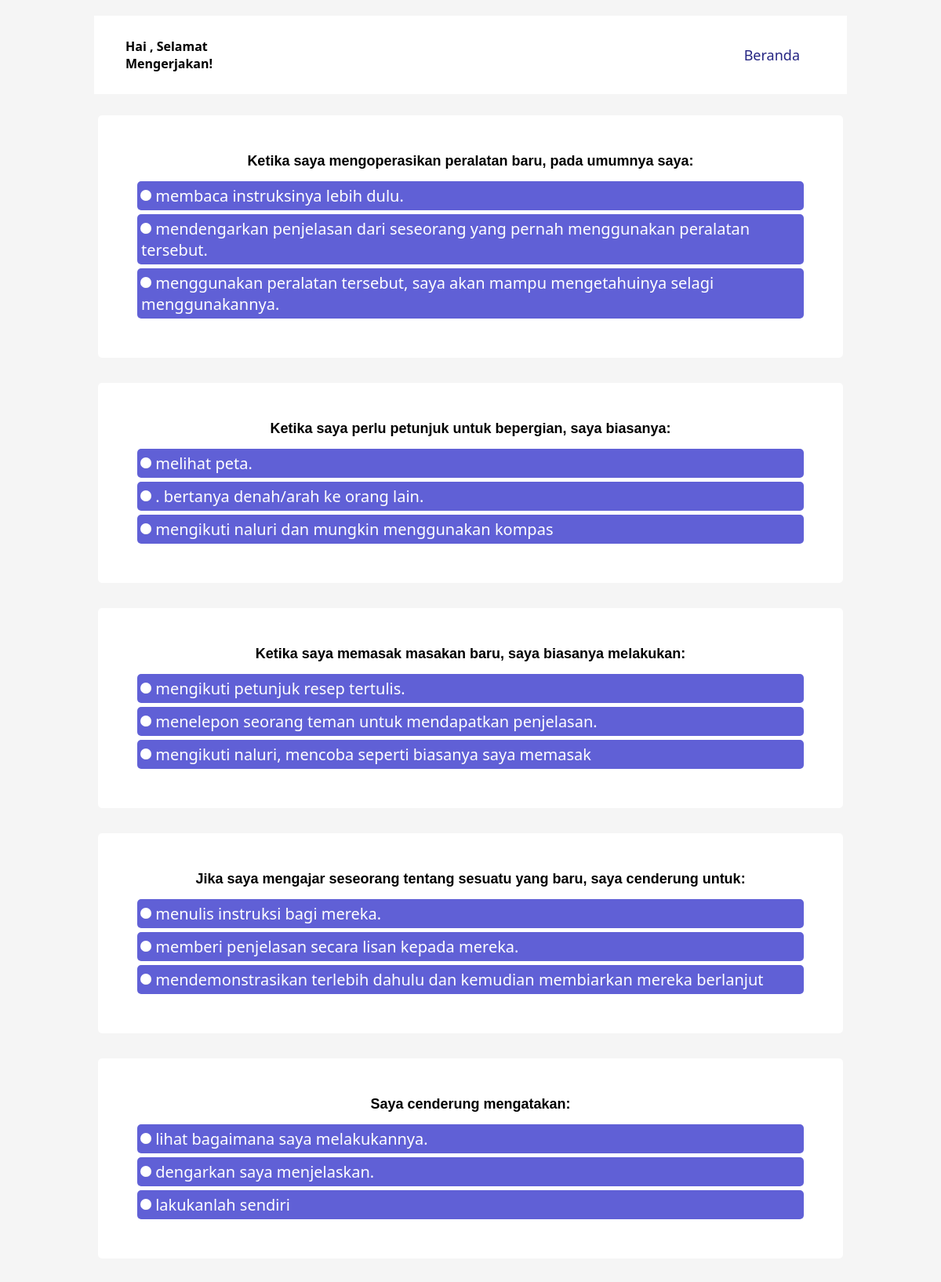
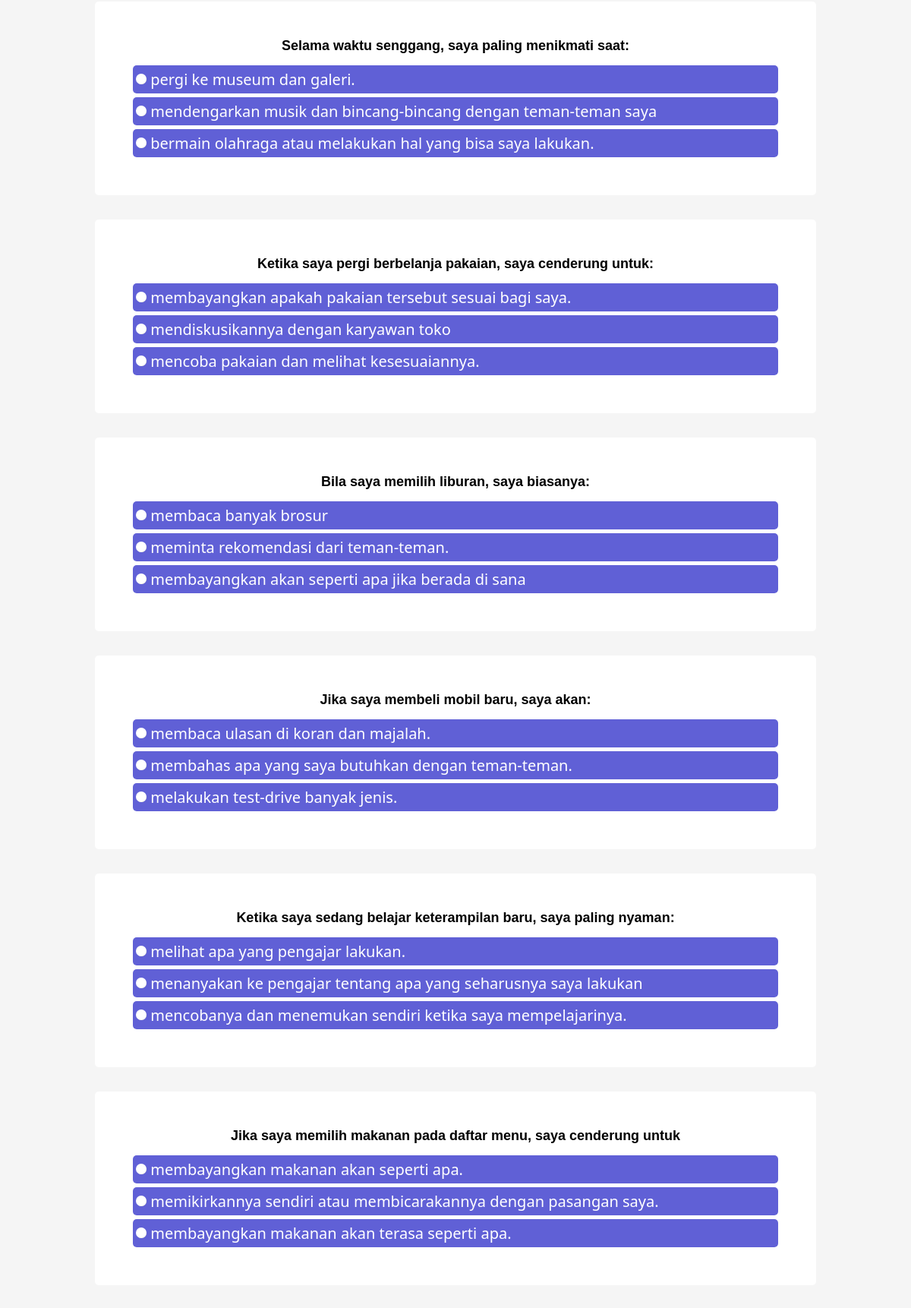
The app's page /gaya.php (upper part) with its own data (2 pictures, top to bottom).
### tables this page shows
CREATE TABLE `gaya_soal` (
  `id_soal` int(11) NOT NULL,
  `soal` text NOT NULL,
  `pilihan1` text NOT NULL,
  `pilihan2` text NOT NULL,
  `pilihan3` text NOT NULL
);

### gaya.php (the view, shortened to what this page needs)
<!DOCTYPE html>
<html lang="en">
<head>
    <link rel="stylesheet" href="style.css">
</head>
<body>
    <?php
        $nama=$_SESSION['nama'];
    ?>
    <div class="container">
        <div class="nav">
                <div class="kiri">
                        Hai <?=$nama?>, Selamat Mengerjakan!
                </div>
                <div class="kanan">
                    <ul>
                        <li><a href="beranda.php">Beranda</a></li>
                    </ul>
                </div>
        </div>
        <br>
        <form action="gaya_proses.php" method="POST">
        <?php
            include "koneksi.php";
            $data = mysqli_query($koneksi,"select * from gaya_soal");
            $no=1;
            while($d = mysqli_fetch_array($data))
            {
                ?>
                <div class="bingkai">
                    <div class="soal"><?=$d['soal'];?></div>
                    <div class="pilihan">
                        <input type='radio' required name='<?=$no;?>' value='A'>
                        <?=$d['pilihan1'];?>
                    </div>
                    <div class="pilihan">
                        <input type='radio' name='<?=$no;?>' value='B'>
                        <?=$d['pilihan2'];?>
                    </div>
                    <div class="pilihan">
                        <input type='radio' name='<?=$no;?>' value='C'>
                        <?=$d['pilihan3'];?>
                    </div>
                </div>
                <br>
                <?php
                $no++;
            }
                ?>
        </form>
    </div>
</body>
</html>

### style.css (style rules this page uses)
* { padding: 0px; margin: 0px; }
body { background-color: whitesmoke; font-family: "Segoe UI", Tahoma, Geneva, Verdana, sans-serif; }
.container { margin: 20px auto; width: 80%; }
.nav { display: flex; background-color: rgb(255, 255, 255); height: 100px; align-items: center; font-weight: bold; }
.nav a { font-size: 18px; font-weight: 400; text-decoration: none; color: rgb(37, 37, 131); }
.nav li { display: inline; list-style-type: none; margin-right: 20px; }
.kiri { flex: 1; padding-left: 40px; }
.kanan { flex: 4; text-align: right; line-height: 50px; }
.kanan ul li { display: inline-block; padding: 0px 40px 0px 0px; }
.bingkai { margin: 5px; padding: 45px; background-color: white; border-radius: 5px; }
.soal { margin: 3px 5px 15px 5px; font-family: "Lucida Sans", "Lucida Sans Regular", "Lucida Grande", "Lucida Sans Unicode", Geneva, Verdana, sans-serif; font-weight: bold; text-align: center; font-size: 18px; }
.pilihan { margin: 3px 5px 5px 5px; padding: 5px; background-color: rgb(96, 96, 214); color: white; border-radius: 5px; font-size: 20px; }
input[type="radio"]:after { width: 10px; height: 10px; border-radius: 15px; top: -1px; left: -1px; position: relative; background-color: white; content: ""; display: inline-block; visibility: visible; border: 2px solid white; }

### records on screen
gaya_soal: soal "Ketika saya mengoperasikan peralatan baru, pada umumnya saya:", pilihan1 "membaca instruksinya lebih dulu.", pilihan2 "mendengarkan penjelasan dari seseorang yang pernah menggunakan peralatan tersebut.", pilihan3 "menggunakan peralatan tersebut, saya akan mampu mengetahuinya selagi menggunakannya."
gaya_soal: soal "Ketika saya perlu petunjuk untuk bepergian, saya biasanya:", pilihan1 "melihat peta.", pilihan2 ". bertanya denah/arah ke orang lain.", pilihan3 "mengikuti naluri dan mungkin menggunakan kompas"
gaya_soal: soal "Ketika saya memasak masakan baru, saya biasanya melakukan:", pilihan1 "mengikuti petunjuk resep tertulis.", pilihan2 "menelepon seorang teman untuk mendapatkan penjelasan.", pilihan3 "mengikuti naluri, mencoba seperti biasanya saya memasak"
gaya_soal: soal "Jika saya mengajar seseorang tentang sesuatu yang baru, saya cenderung untuk:", pilihan1 "menulis instruksi bagi mereka.", pilihan2 "memberi penjelasan secara lisan kepada mereka.", pilihan3 "mendemonstrasikan terlebih dahulu dan kemudian membiarkan mereka berlanjut"
gaya_soal: soal "Saya cenderung mengatakan:", pilihan1 "lihat bagaimana saya melakukannya.", pilihan2 "dengarkan saya menjelaskan.", pilihan3 "lakukanlah sendiri"
gaya_soal: soal "Selama waktu senggang, saya paling menikmati saat:", pilihan1 "pergi ke museum dan galeri.", pilihan2 "mendengarkan musik dan bincang-bincang dengan teman-teman saya", pilihan3 "bermain olahraga atau melakukan hal yang bisa saya lakukan."
gaya_soal: soal "Ketika saya pergi berbelanja pakaian, saya cenderung untuk:", pilihan1 "membayangkan apakah pakaian tersebut sesuai bagi saya.", pilihan2 "mendiskusikannya dengan karyawan toko", pilihan3 "mencoba pakaian dan melihat kesesuaiannya."
gaya_soal: soal "Bila saya memilih liburan, saya biasanya:", pilihan1 "membaca banyak brosur", pilihan2 "meminta rekomendasi dari teman-teman.", pilihan3 "membayangkan akan seperti apa jika berada di sana"
gaya_soal: soal "Jika saya membeli mobil baru, saya akan:", pilihan1 "membaca ulasan di koran dan majalah.", pilihan2 "membahas apa yang saya butuhkan dengan teman-teman.", pilihan3 "melakukan test-drive banyak jenis."
gaya_soal: soal "Ketika saya sedang belajar keterampilan baru, saya paling nyaman:", pilihan1 "melihat apa yang pengajar lakukan.", pilihan2 "menanyakan ke pengajar tentang apa yang seharusnya saya lakukan", pilihan3 "mencobanya dan menemukan sendiri ketika saya mempelajarinya."
gaya_soal: soal "Jika saya memilih makanan pada daftar menu, saya cenderung untuk", pilihan1 "membayangkan makanan akan seperti apa.", pilihan2 "memikirkannya sendiri atau membicarakannya dengan pasangan saya.", pilihan3 "membayangkan makanan akan terasa seperti apa."
